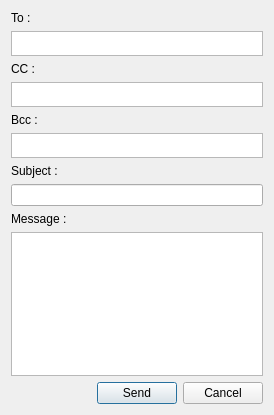
<?xml version="1.0" encoding="UTF-8"?>
<ui version="4.0">
 <class>UserSendMail</class>
 <widget class="QDialog" name="UserSendMail">
  <property name="geometry">
   <rect>
    <x>0</x>
    <y>0</y>
    <width>274</width>
    <height>415</height>
   </rect>
  </property>
  <property name="sizePolicy">
   <sizepolicy hsizetype="MinimumExpanding" vsizetype="MinimumExpanding">
    <horstretch>0</horstretch>
    <verstretch>0</verstretch>
   </sizepolicy>
  </property>
  <property name="windowTitle">
   <string>Mail Message</string>
  </property>
  <layout class="QGridLayout" name="gridLayout">
   <item row="0" column="0">
    <widget class="QLabel" name="lblTo">
     <property name="text">
      <string>To :</string>
     </property>
     <property name="textFormat">
      <enum>Qt::PlainText</enum>
     </property>
    </widget>
   </item>
   <item row="6" column="0">
    <widget class="QLabel" name="label_2">
     <property name="text">
      <string>Subject : </string>
     </property>
    </widget>
   </item>
   <item row="7" column="0">
    <widget class="QLineEdit" name="subjectTextEdit"/>
   </item>
   <item row="8" column="0">
    <widget class="QLabel" name="lblMessage">
     <property name="text">
      <string>Message :</string>
     </property>
    </widget>
   </item>
   <item row="9" column="0">
    <widget class="QTextEdit" name="messageTextEdit">
     <property name="baseSize">
      <size>
       <width>0</width>
       <height>300</height>
      </size>
     </property>
    </widget>
   </item>
   <item row="11" column="0">
    <layout class="QHBoxLayout" name="horizontalLayout">
     <item>
      <spacer name="horizontalSpacer">
       <property name="orientation">
        <enum>Qt::Horizontal</enum>
       </property>
       <property name="sizeHint" stdset="0">
        <size>
         <width>40</width>
         <height>20</height>
        </size>
       </property>
      </spacer>
     </item>
     <item>
      <widget class="QPushButton" name="sendButton">
       <property name="text">
        <string>Send</string>
       </property>
      </widget>
     </item>
     <item>
      <widget class="QPushButton" name="cancelButton">
       <property name="text">
        <string>Cancel</string>
       </property>
      </widget>
     </item>
    </layout>
   </item>
   <item row="2" column="0">
    <widget class="QLabel" name="lblcc">
     <property name="text">
      <string>CC :</string>
     </property>
    </widget>
   </item>
   <item row="3" column="0">
    <widget class="QTextEdit" name="ccTextEdit">
     <property name="sizePolicy">
      <sizepolicy hsizetype="Expanding" vsizetype="Preferred">
       <horstretch>0</horstretch>
       <verstretch>0</verstretch>
      </sizepolicy>
     </property>
     <property name="maximumSize">
      <size>
       <width>16777215</width>
       <height>25</height>
      </size>
     </property>
    </widget>
   </item>
   <item row="1" column="0">
    <widget class="QTextEdit" name="toTextEdit">
     <property name="sizePolicy">
      <sizepolicy hsizetype="Expanding" vsizetype="Preferred">
       <horstretch>0</horstretch>
       <verstretch>0</verstretch>
      </sizepolicy>
     </property>
     <property name="maximumSize">
      <size>
       <width>16777215</width>
       <height>25</height>
      </size>
     </property>
     <property name="baseSize">
      <size>
       <width>0</width>
       <height>0</height>
      </size>
     </property>
    </widget>
   </item>
   <item row="4" column="0">
    <widget class="QLabel" name="lblBcc">
     <property name="text">
      <string>Bcc :</string>
     </property>
    </widget>
   </item>
   <item row="5" column="0">
    <widget class="QTextEdit" name="bccTextEdit">
     <property name="maximumSize">
      <size>
       <width>16777215</width>
       <height>25</height>
      </size>
     </property>
    </widget>
   </item>
  </layout>
 </widget>
 <resources/>
 <connections/>
</ui>
